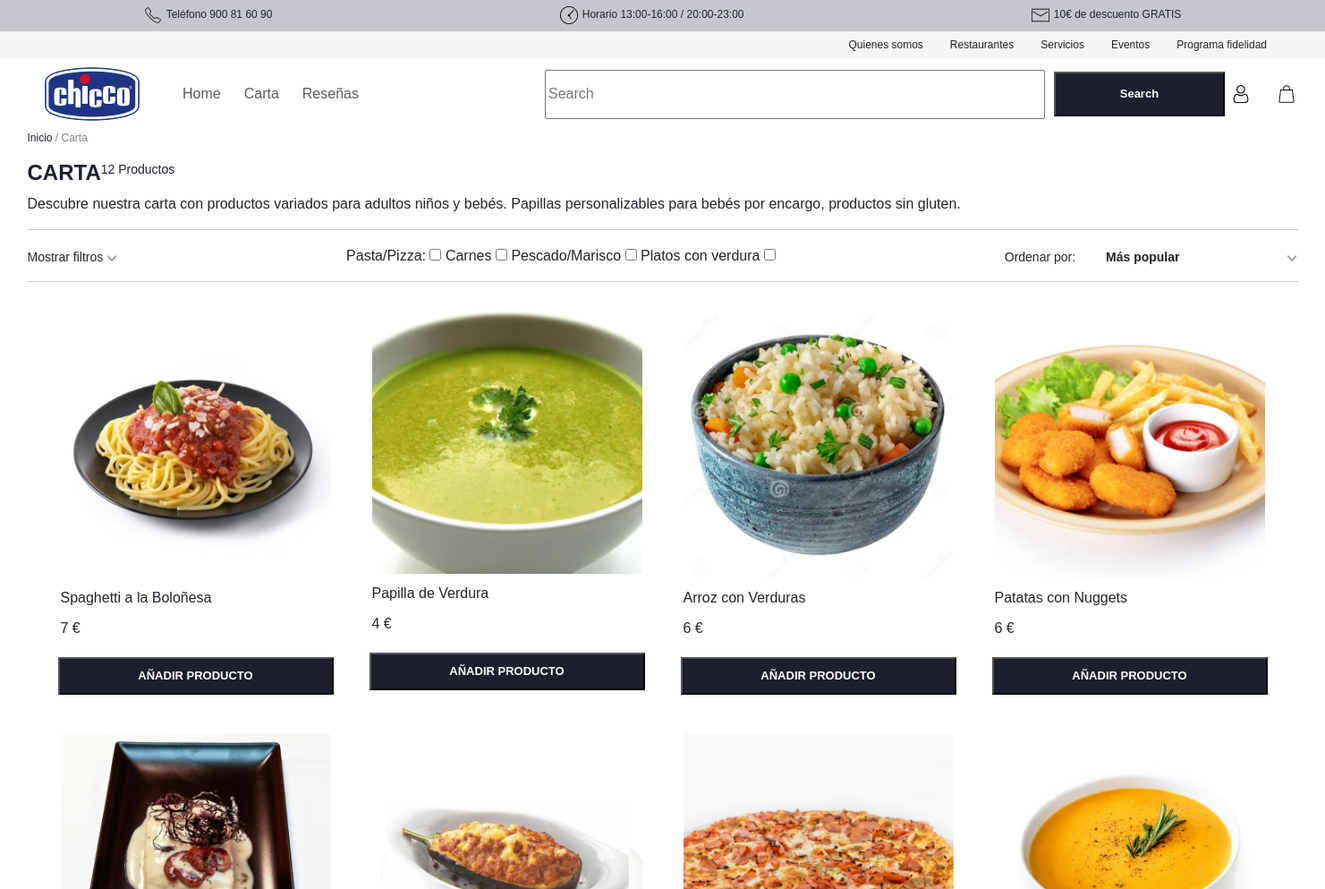
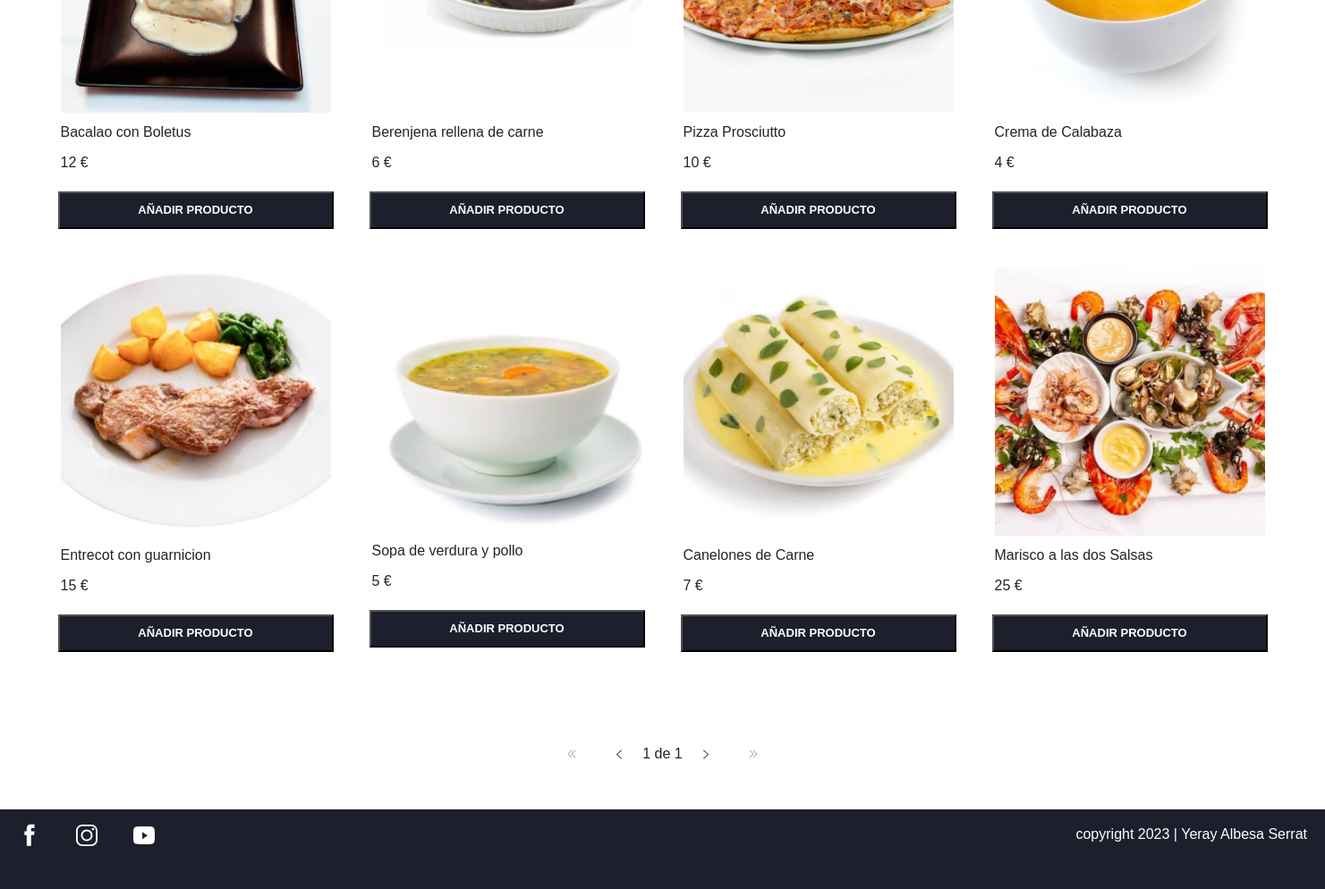
Screenshot of /?controller=Producto&action=cartamostrar with the database file from the repository (2 pictures, top to bottom).
### tables this page shows
CREATE TABLE `productos` (
  `ID_Producto` int(100) NOT NULL,
  `Nombre` varchar(100) NOT NULL,
  `Precio` int(100) NOT NULL,
  `Img` text NOT NULL,
  `Categoria` int(100) DEFAULT NULL
);

### Controlador/ProductoController.php (called while the page is built, shortened)
<?php
include_once 'modelo/ProductoDAO.php';
include_once 'modelo/UsuarioDAO.php';
include_once 'modelo/Producto.php';
class ProductoController{
    public function cartamostrar() {
        include_once 'modelo/ProductoDAO.php';
        $productos = ProductoDAO::getAllProducts();
        include_once 'vista/header.php';
        include_once 'vista/carta.php';
        include_once 'vista/footer.php';
    }
}
    ?>

### Modelo/ProductoDAO.php (called while the page is built, shortened)
<?php
include_once 'Producto.php';
    class ProductoDAO {
        public static function getAllProducts(){
            $con = DataBase::connect();
            $stmt = $con->prepare("SELECT p.*, c.ID_Categoria AS Categoria  FROM productos p LEFT JOIN categorias c  ON p.Categoria = c.ID_Categoria");
            $stmt->execute();
            $result = $stmt->get_result();
            $listaDeProductos = array();
            while ($row = $result->fetch_object()) {
                $producto = new Producto($row->ID_Producto, $row->Nombre, $row->Precio, $row->Img, $row->Categoria);
                $listaDeProductos[] = $producto;
            }
            return $listaDeProductos;
        }
}
?>

### Modelo/Producto.php (called while the page is built, shortened)
<?php
class Producto {
    public $nombre;
    public $precio;
    public $img;
    public $categoria;
    public function __construct($ID_Producto, $nombre, $precio, $img, $categoria) {
        $this->nombre = $nombre;
        $this->precio = $precio;
        $this->img = $img;
        $this->categoria = $categoria;
    }
    public function getImg()
    {
        return $this->img;
    }
    public function getPrecio()
    {
        return $this->precio;
    }
    public function getNombre()
    {
        return $this->nombre;
    }
    public function getCategoria()
    {
        return $this->categoria;
    }
}
?>

### vista/Carta.php (the view, shortened to what this page needs)
<!DOCTYPE html PUBLIC>
<html>
<head>
    <link href="../assets/css/bootstrap.min.css" rel="stylesheet">
    <link href="../assets/css/full_estil.css" rel="stylesheet" type="text/css" media="screen">
    <link href="../assets/css/ContenidoCarta.css" rel="stylesheet" type="text/css" media="screen">
</head>
<body>
    <main class="contenedor-general">
        <div>
            <p class="EstiloPLink"><a class="EstiloLink" href="../vista/home.php ">Inicio </a>/ Carta</p>
            <div class="linea">
                <h1>CARTA</h1>
                <p class="">12 Productos</p>
            </div>
            <p>Descubre nuestra carta con productos variados para adultos niños y bebés. Papillas personalizables para
                bebés por encargo, productos sin gluten.</p>
        </div>
        <hr class="hrEstilo">
        <div class="ContenidoAlineado">
            <p>Mostrar filtros <img class="rotar-flechas" src="../assets/icons/downarrowDer.png"></p>
            <div id="filtros">
                <label for="filtro-adultos">Pasta/Pizza:</label>
                <input type="checkbox" id="PastaPiz" class="filtro-categoria" value="1">
                <label for="filtro-infantil">Carnes</label>
                <input type="checkbox" id="Carnes" class="filtro-categoria" value="2">
                <label for="filtro-infantil">Pescado/Marisco</label>
                <input type="checkbox" id="Pescado/Marisco" class="filtro-categoria" value="3">
                <label for="filtro-infantil">Platos con verdura</label>
                <input type="checkbox" id="PlatosVerduras" class="filtro-categoria" value="4">
            </div>
            <p>Ordenar por: <b><span class="marginTexto">Más popular</span></b><img class="rotar-flechas"
                    src="../assets/icons/downarrowDer.png"></p>
        </div>
        <hr class="hrEstilo">
        <section id="SeccionProductos" class="epacioMargin">
            <div class="Contenedor ROW ">
                <?php foreach ($productos as $producto) : ?>
                <div class="card col-3 " style="width: 328px; margin-bottom: 30px " data-categoria="<?= $producto->getCategoria(); ?>">
                    <img src="../assets/images/<?= $producto->getImg();; ?>" class="card-img-top "
                        alt="<?= $producto->getNombre(); ?>">
                    <div class="card-body p-0 ">
                        <p class="card-title "><?=  $producto->getNombre(); ?></p>
                        <p class="card-text  "><?= $producto->getPrecio(); ?> €</p>
                        <div class="d-flex flex-column align-items-center ">
                            <form action=<?= url_base . '?controller=Producto&action=agregarcesta'?> method="POST">
                                <button type="submit" class="boton1  mt-auto">AÑADIR PRODUCTO</button>
                            </form>
                        </div>
                    </div>
                </div>
                <?php endforeach; ?>
            </div>
        </section>
        <div class="text-center contenidoFlechas d-flex align-items-center justify-content-center">
            <img class="rotar-Dobleflechas" src="../assets/icons/DobleFlecha.png">
            <img class="margenFlechas" src="../assets/icons/downarrowIzq.png">
            <p class="margenFlechas m-0">1 de 1</p>
            <img class="margenFlechas" src="../assets/icons/downarrowDer.png">
            <img src="../assets/icons/DobleFlecha.png">
        </div>
    </main>
</body>
</html>

### index.php (shortened to what this page needs)
<?php
include_once 'controlador/ProductoController.php';
if (!isset($_GET['controller'])) {
    header("Location:" . url_base . '?controller=Producto');
} else {
    $nombre_controller = $_GET['controller'] . 'Controller';
    if (class_exists($nombre_controller)) {
        $controller = new $nombre_controller();
        if (isset($_GET['action']) && method_exists($controller, $_GET['action'])) {
            $action = $_GET['action'];
        } else {
            $action = action_default;
        }
        $controller->$action();
    } else {
        header("Location:" . url_base . '?controller=Producto');
        exit;
    }
}
?>

### vista/header.php (shortened to what this page needs)
<!DOCTYPE html PUBLIC>
<html>
<head>
    <link href="../assets/css/bootstrap.min.css" rel="stylesheet">
    <link href="../assets/css/Header.css" rel="stylesheet" type="text/css" media="screen">
</head>
 <section>
                <div class="HeadSup" >
                    <p><img src="../assets/icons/IconoTelefono.svg"></img>Teléfono 900 81 60 90</p>
                    <p><img src="../assets/icons/IconoReloj.png"></img>Horario 13:00-16:00 / 20:00-23:00 </p>
                    <p><img src="../assets/icons/IconoCorreo.png"></img>10€ de descuento GRATIS</p>
                </div>
            </section>
        <header class="HeaderScroll">
        <section>
                <div class="HeadMed">
                    <p>Quienes somos</p>
                    <p>Restaurantes</p>
                    <p>Servicios</p>
                    <p>Eventos</p>
                    <p>Programa fidelidad</p>
                </div>
            </section>
            <nav class="navbar navbar-expand-lg">
                <a href="" class="Logo"><img src="../assets/images/logo.svg"></img></a>
                <div class="collapse navbar-collapse" id="navbarTogglerDemo03">
                    <ul class="navbar-nav mr-auto mt-2 mt-lg-0">
                        <li class="nav-item active ml-auto">
                            <a class="nav-link  Subrayado   " href="<?= url_base . '?controller=Producto&action=homemostrar'?>">Home</a>
                        </li>
                        <li class="nav-item ml-auto">
                            <a class="nav-link  Subrayado   " href="<?= url_base . '?controller=Producto&action=cartamostrar'?>">Carta</a>
                        </li>
                        <li class="nav-item ml-auto">
                        <a class="nav-link  Subrayado" href="<?= url_base . '?controller=Producto&action=reseñasmostrar'?>">Reseñas</a>
                        </li>
                    <form class="AjusteForm form-inline my-2 my-lg-0">
                        <input class="TamañoForm mr-sm-2" type="search" placeholder="Search" aria-label="Search">
                        <button class="boton1 btn-outline-success my-2 my-sm-0" type="submit">Search</button>
                    </form>
                    <ul class="navbar-nav ml-auto MargenAjuste">
                        <li class="nav-item">
                            <a class="nav-link " href="<?= url_base . '?controller=Producto&action=loginmostrar'?>"><img src="../assets/icons/usuario.png" width="20px" height="20px"></a>
                        </li>
                        <li class="nav-item">
                            <a class="nav-link  Subrayado  " href="<?= url_base . '?controller=Producto&action=cestamostrar'?>"><img src="../assets/icons/cesta.png" width="30px" height="30PX"></a>
                        </li>
                     </ul>
                </div>
            </nav>
        </header>
</html>

### vista/footer.php (shortened to what this page needs)
<!DOCTYPE html PUBLIC>
<head>
    <link href="../assets/css/bootstrap.min.css" rel="stylesheet">
    <link href="../assets/css/Footer.css" rel="stylesheet" type="text/css" media="screen">
</head>
<footer class="py-3 ">
    <div class="Contenedor3">
        <ul class="nav pb-3 mb-3">
            <li class="nav-item"><img src="../assets/icons/Facebook.png" alt=""></li>
            <li class="nav-item"><img src="../assets/icons/Instagram.svg" alt=""></li>
            <li class="nav-item"><img src="../assets/icons/Youtube.svg " alt=""></li>
        </ul>
        <p>copyright 2023 | Yeray Albesa Serrat</p>
    </div>
</footer>

### assets/css/Header.css (style rules this page uses)
.HeadSup { z-index: 2000; font-size: 12px; background-color: #C6C7CE; width: 100%; height: 35px; display: flex; justify-content: space-around; align-items: center; }
.HeadSup p { margin-top: 15px; align-items: center; }
.HeadSup img { margin-right: 5px; width: 20px; }
.HeadMed { padding-right: 50px; font-size: 12px; background-color: #F5F5F5; height: 30px; width: 100%; display: flex; align-items: center; justify-content: right; }
.HeadMed p { align-items: center; margin: 0px 15px 0px 15px; }
.navbar { width: 100%; background-color: #FFFFFF; }
.HeaderScroll { z-index: 1000; position: sticky; top: 0; bottom: 0; }
header { z-index: 1000; position: relative; }
.Logo img { margin-right: 40px; width: 106px; height: 60px; margin-left: 50px; }
.navbar-expand-lg { height: 80px; }
.TamañoForm { width: 559px; height: 55px; }
.AjusteForm { display: flex; align-items: center; }
.AjusteForm .TamañoForm { margin-right: 10px; }
.navbar-nav { display: flex; align-items: center; }
.ml-auto { margin-left: auto ; }
.mr-auto { margin-right: auto ; }
.navbar form { margin-left: 190px; justify-content: right; }
.navbar-nav a { margin-right: 10px; }
.boton1 { width: 190.93px; height: 50px; font-size: 13px; left: 0px; top: 0px; font-weight: 700; background: #1D1F2D; color: white; }
.Subrayado { text-decoration: none; }

### assets/css/full_estil.css (style rules this page uses)
:root, [data-bs-theme=light] { --bs-negro: #000000; --bs-blanco: #FFFFFF; --bs-negro-Azul: #1D1F2D; --bs-AzulOscuro: #20274B; --bs-gris-claro: #D2D7DC; --bs-gris-blanco: #F5F5F5; --bs-gris: #C6C7CE; }

### assets/css/ContenidoCarta.css (style rules this page uses)
* { font-family: Montserrat,arial; }
body { width: 100%; margin: 0; padding: 0; box-sizing: border-box; }
.EstiloLink { text-decoration: none; color: #1D1F2D; font-size: 12px; }
.EstiloPLink { color: 808288; font-size: 12px; }
.boton1 { width: 190.93px; height: 50px; font-size: 13px; left: 0px; top: 0px; font-weight: 700; background: #1D1F2D; color: white; }
#SeccionProductos .card { border: none; margin: 0px 10px 0px 10px; height: 443px; border: 2px solid transparent; border-width: 1px; }
#SeccionProductos .boton1 { width: 308px; height: 42px; text-align: center; }
.card-title, .card-text { margin-top: 10px; margin-bottom: 20px; }
.Contenedor { display: flex; justify-content: center; align-items: center; }
.hrEstilo { margin: auto; }
.linea { display: flex; }
.linea p { color: #1D1F2D; font-size: 14px; font-weight: 400; }
.linea h1 { color: #1D1F2D; font-size: 24px; font-weight: 700; }
.contenedor-general { max-width: 1440px; margin: 0 auto; padding-left: 10px; padding-right: 10px; }
.ContenidoAlineado { display: flex; align-items: center; justify-content: space-between; }
.ContenidoAlineado p { margin-top:20px; font-size: 14px; }
.rotar-flechas { transform: rotate(90deg); }
.epacioMargin { margin-top: 30px; margin-bottom: 60px; }
.rotar-Dobleflechas { transform: rotate(180deg); }
.card-img-top { width: 100%; height: 300px; object-fit: cover; }
.contenidoFlechas { display: flex; align-items: center; }
.contenidoFlechas img, .contenidoFlechas p { margin-right: 20px; margin-left: 20px; }
.marginTexto { margin-left: 30px; margin-right: 120px; }

### assets/css/Footer.css (style rules this page uses)
footer { margin-top: 50PX; background-color: #1D1F2D; color: white; }
footer ul li { margin: 0px 20px 0px 20px; }
footer p { margin: 0px 20px 0px 20px; }
.Contenedor3 { display: flex; justify-content: space-between; }

### rows the page displays
productos: Img (picture), Nombre "Spaghetti a la Boloñesa", Precio "7"
productos: Img (picture), Nombre "Papilla de Verdura", Precio "4"
productos: Img (picture), Nombre "Arroz con Verduras", Precio "6"
productos: Img (picture), Nombre "Patatas con Nuggets", Precio "6"
productos: $producto->getCategoria() 3 (drawn), Img (picture), Nombre "Bacalao con Boletus", Precio "12"
productos: Img (picture), Nombre "Berenjena rellena de carne", Precio "6"
productos: Img (picture), Nombre "Pizza Prosciutto", Precio "10"
productos: Img (picture), Nombre "Crema de Calabaza", Precio "4"
productos: Img (picture), Nombre "Entrecot con guarnicion", Precio "15"
productos: Img (picture), Nombre "Sopa de verdura y pollo", Precio "5"
productos: Img (picture), Nombre "Canelones de Carne", Precio "7"
productos: $producto->getCategoria() 3 (drawn), Img (picture), Nombre "Marisco a las dos Salsas", Precio "25"
